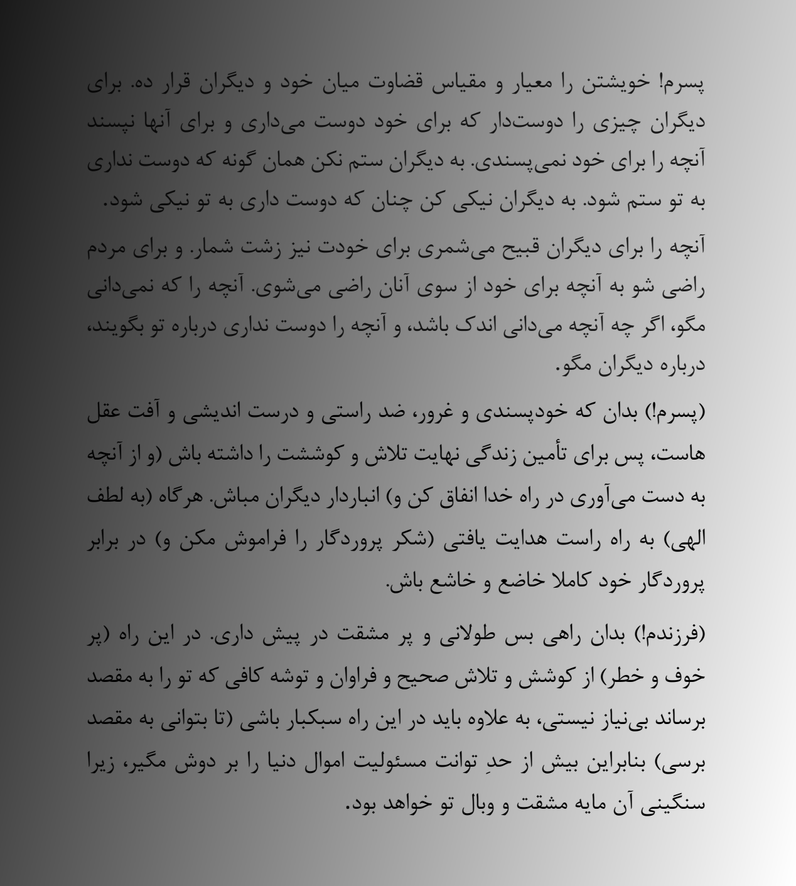
#> input picture doc_shadow.png, 796 x 886 px, shrunk from 1268 x 1411 before the run
$ python threshold.py
#> lines starting #> are read from the running program, lines starting #| are printed output that depends on the picture; after the words box and inside, x2 and y2 are one past the last pixel; in counts of white or black regions, pixels touching at a corner belong together
import numpy as np
import cv2
import math
from matplotlib import pyplot as plt

image = cv2.imread('doc_shadow.png',0)
#> image is the input picture: shape (886, 796); min 0, max 255, mean 135.1
aaa,th1 = cv2.threshold(image, 50 , 255 , cv2.THRESH_BINARY)
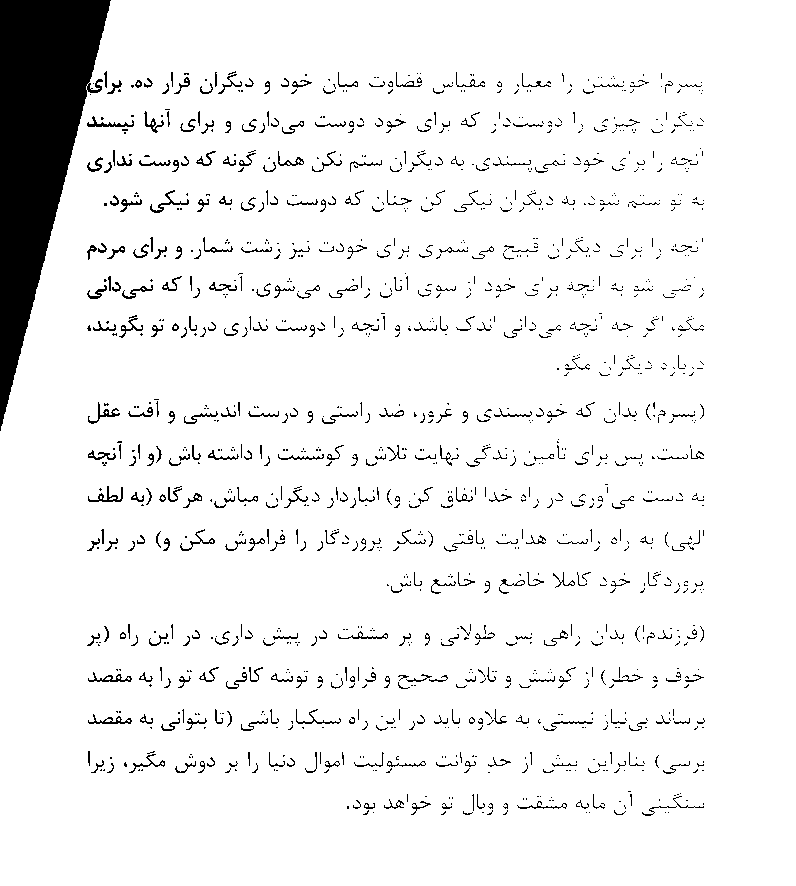
#> th1: shape (886, 796); 93.5% white; 1392 black regions (1034 under 20 px), largest, box (x1, y1, x2, y2) and area: (0, 0, 111, 431) 24122, (88, 486, 123, 502) 169, (87, 116, 134, 127) 166
th2 =cv2.adaptiveThreshold(image,255, cv2.ADAPTIVE_THRESH_MEAN_C,cv2.THRESH_BINARY ,7 ,4)
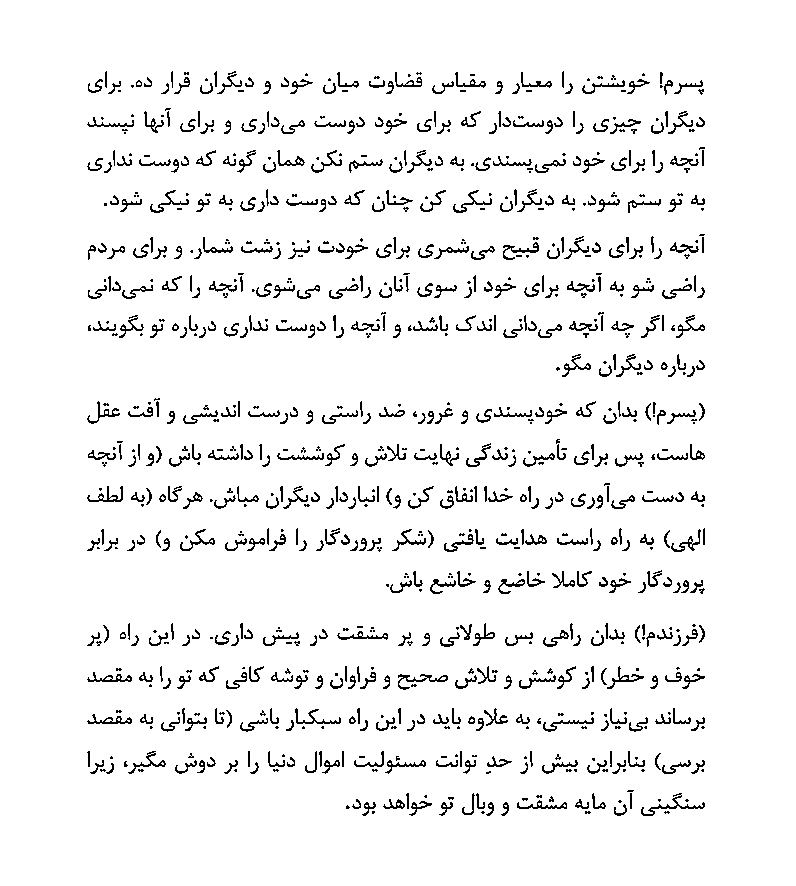
#> th2: shape (886, 796); 94.7% white; black in thin lines or dots, all inside (x1, y1, x2, y2) = (87, 71, 705, 816)
th2_1 =cv2.adaptiveThreshold(image,255, cv2.ADAPTIVE_THRESH_GAUSSIAN_C,cv2.THRESH_BINARY ,7 ,4)
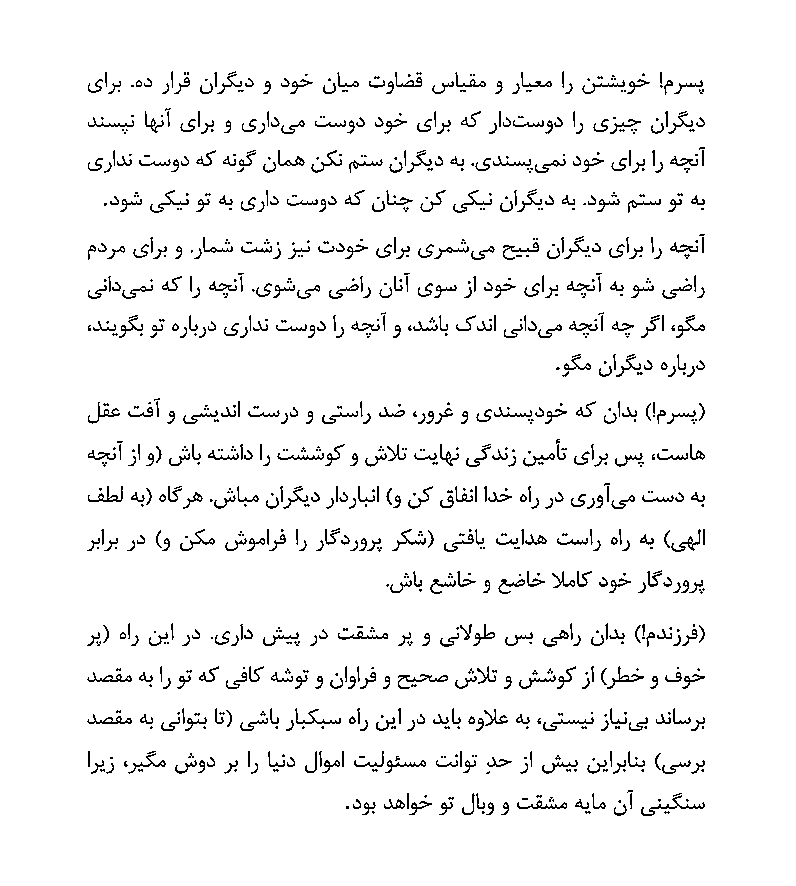
#> th2_1: shape (886, 796); 95.2% white; black in thin lines or dots, all inside (x1, y1, x2, y2) = (87, 71, 705, 816)
th3 =cv2.adaptiveThreshold(image,255, cv2.ADAPTIVE_THRESH_MEAN_C,cv2.THRESH_BINARY ,9 ,3)
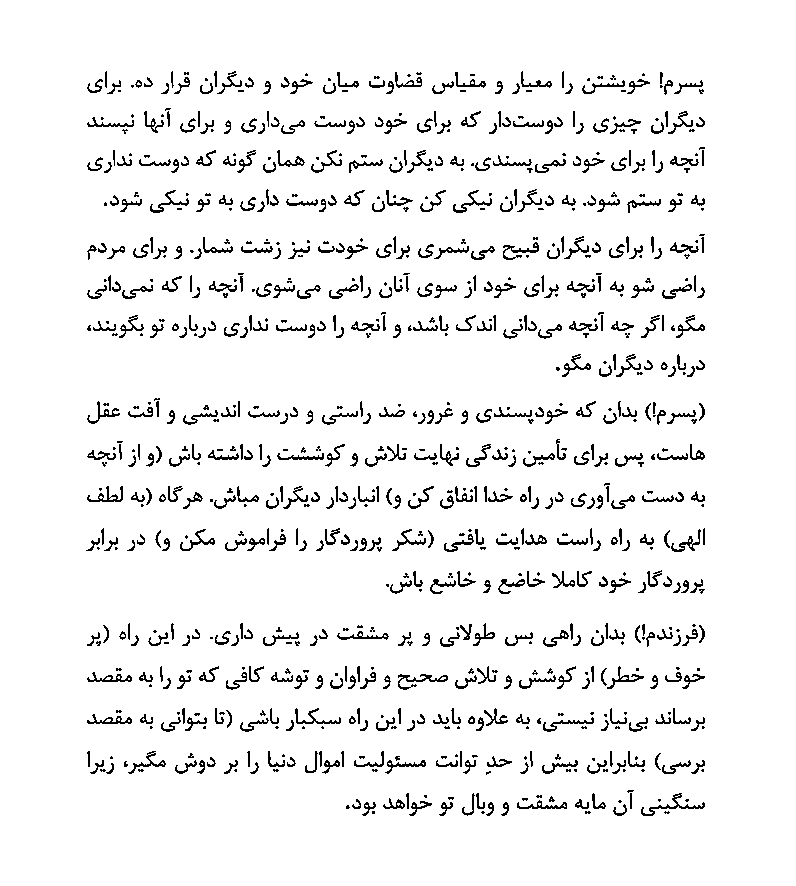
#> th3: shape (886, 796); 94.4% white; black in thin lines or dots, all inside (x1, y1, x2, y2) = (86, 71, 705, 816)
th4 =cv2.adaptiveThreshold(image,255, cv2.ADAPTIVE_THRESH_MEAN_C,cv2.THRESH_BINARY ,11 ,1)
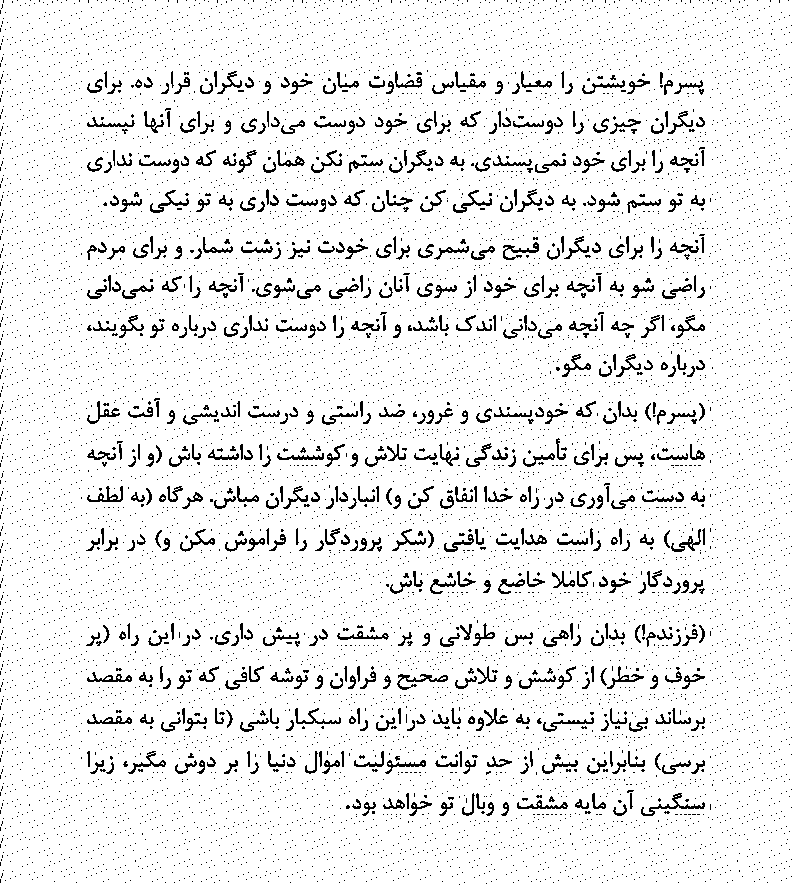
#> th4: shape (886, 796); 92.8% white; black in thin lines or dots
cv2.imwrite('th1.jpg', th1);

cv2.imwrite('th2.jpg', th2);
cv2.imwrite('th2_1.jpg', th2_1);
cv2.imwrite('th3.jpg', th3);
cv2.imwrite('th4.jpg', th4);

plt.plot(121),plt.imshow(th1, cmap = 'gray')
plt.title("threshhold output"), plt.xticks([]), plt.yticks([])
plt.show();
plt.plot(122),plt.imshow(th2, cmap = 'gray')
plt.title("addaptive th output"), plt.xticks([]), plt.yticks([])

plt.show();
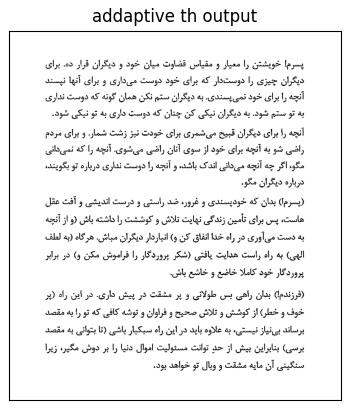
#> figure drawn by matplotlib, 1 panel
plt.plot(122),plt.imshow(th3, cmap = 'gray')
plt.title("addaptive th output"), plt.xticks([]), plt.yticks([])
plt.show();

plt.show();
plt.plot(122),plt.imshow(th4, cmap = 'gray')
plt.title("addaptive th output"), plt.xticks([]), plt.yticks([])
plt.show();
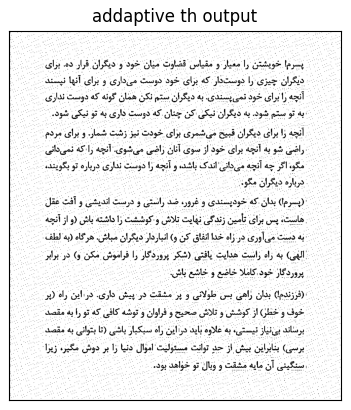
#> figure drawn by matplotlib, 1 panel

cv2.waitKey(0)
